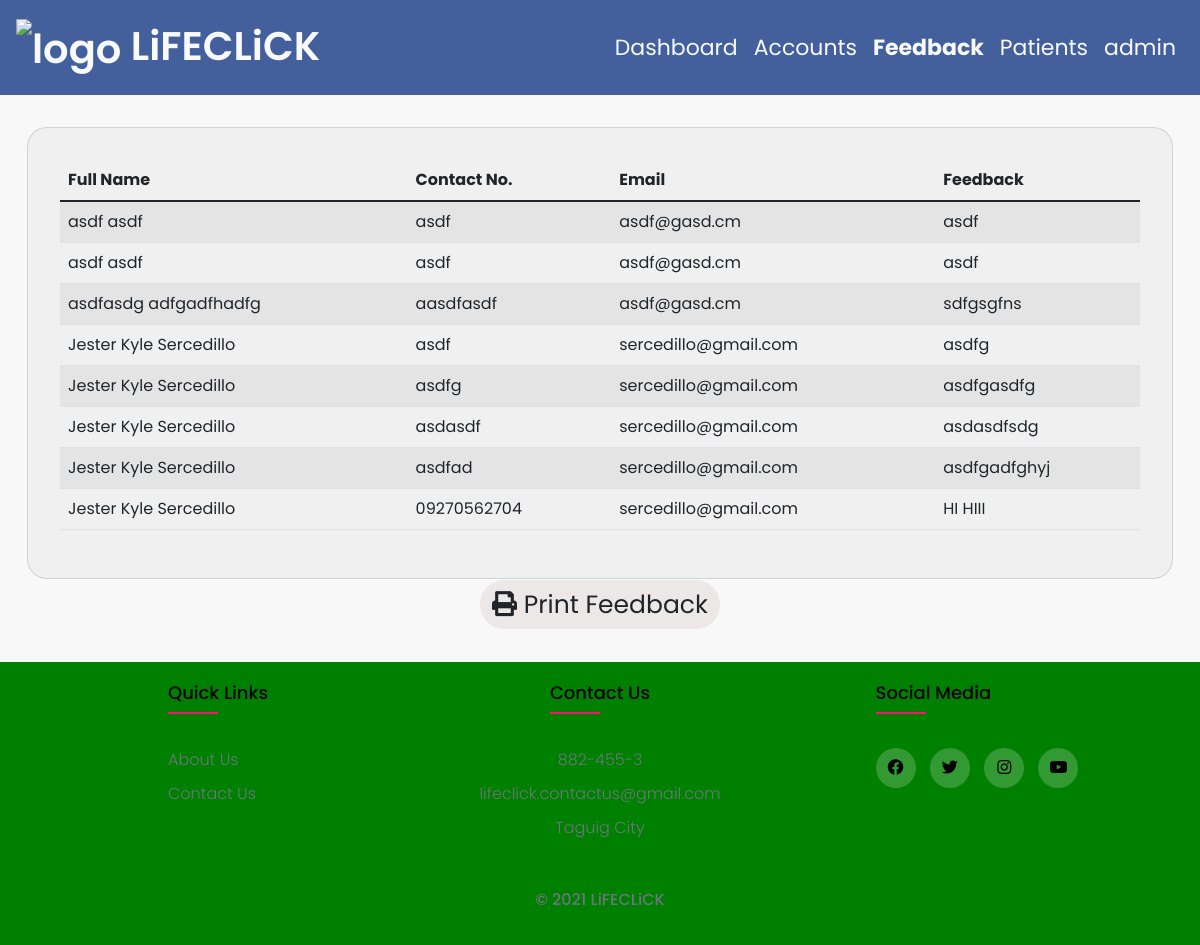
The page /admin/contact_us.php (signed in) on the database its author committed.
### tables this page shows
CREATE TABLE `feedbacks` (
  `id` int(6) UNSIGNED NOT NULL,
  `firstName` varchar(225) DEFAULT NULL,
  `lastName` varchar(225) DEFAULT NULL,
  `contactNo` varchar(225) DEFAULT NULL,
  `email` varchar(225) DEFAULT NULL,
  `feedback` varchar(225) DEFAULT NULL
);

### admin/contact_us.php (the view, shortened to what this page needs)
<?php session_start();
require_once("../include/config.php"); ?>
<!DOCTYPE html>
<html lang="en" dir="ltr">
  <head>
    <?php require_once("../include/admin/header.php") ?>
  </head>
  <body>
    <nav class="navbar navbar-expand-lg navbar-light top-nav" style="background-color: #43609C; ">
      <div style="flex-basis: 50%;">
        <a class="navbar-brand text-light" href="dashboard.php" style="font-weight:600; font-size:40px"><img width="70px" src="../assets/logooooo.png" alt="logo">&nbsp;LiFECLiCK</a>
      </div>
      <div class="collapse navbar-collapse" id="navbarSupportedContent" style="flex-basis: 50%; justify-content: flex-end;">
        <div style="display:flex; justify-content:flex-end;">
          <ul class="navbar-nav mr-auto">
            <li><a class="nav-link text-light" href="dashboard.php">Dashboard</a></li>
            <li><a class="nav-link text-light" href="accounts.php">Accounts</a></li>
            <li><a class="nav-link active-nav text-light" href="contact_us.php">Feedback</a></li>
            <li><a class="nav-link text-light" href="patients.php">Patients</a></li>
            <li class="nav-item">
            <?php
              if(isset($_SESSION['username'])){
                if(isset($_SESSION['role'])){
                  if($_SESSION['role'] == 'admin'){
                    ?>
                      <a class="nav-link text-light" href="welcome.php"><?php echo $_SESSION['username'] ?></a>
                    <?php
                  }
                }
              } else {
              ?>
                <a class="nav-link text-light" href="login.php">Log In</a>
              <?php
              }
            ?>
              </li>
          </ul>
        </div>
      </div>
    </nav>
    <?php
      $getAllAccounts = "SELECT * FROM feedbacks";
      $fetchfeedbacks = mysqli_query($conn, $getAllAccounts);
    ?>
    <section style="padding-top:2rem; padding-bottom:2rem; min-height: 70vh; background-color: #f8f8f8;" class="content-center">
      <div class="container">
          <div class="card">
            <table class="table table-striped table-hover" id="userTable">
              <thead>
                <tr>
                  <th>Full Name</th>
                  <th>Contact No.</th>
                  <th>Email</th>
                  <th>Feedback</th>
                </tr>
              </thead>
              <tbody>
                <?php
                  while($user = mysqli_fetch_object($fetchfeedbacks)){
                    ?>
                    <tr>
                      <td><?php echo $user->firstName." ".$user->lastName ?></td>
                      <td><?php echo $user->contactNo?></td>
                      <td><?php echo $user->email?></td>
                      <td><?php echo $user->feedback?></td>
                    </tr>
                    <?php
                  }
                ?>
              </tbody>
            </table>
          </div>
      </div>
      <div class="d-flex justify-content-center">
          <button class="btn btn-outline-light" type="button" name="button" style="border-radius:50px; background-color: #ede8e8; font-size: 25px; "><a href="print.php" class="text-dark" style="text-decoration: none"><i class="fas fa-print"></i> Print Feedback</button>
      </div>
    </section>
    <?php include("../include/admin/footer.php") ?>
  </body>
</html>

### css/style.css (style rules this page uses)
.top-nav { display: flex; justify-content: space-between; position:sticky; top:0px; padding:1rem; z-index: 1; }
.nav-link { font-size: 22px; }
.active-nav { font-weight: bold; }
.nav-item { width: auto; }
.card { background-color:#f0f0f0; border-radius: 20px; padding: 2rem; height: 100%; width: auto; font-size: 16px; }

### css/footer.css (style rules this page uses)
body { line-height: 1.5; font-family: 'Poppins', sans-serif; }
* { margin:0; padding:0; box-sizing: border-box; }
.container { max-width: 1170px; margin:auto; }
ul { list-style: none; }

### admin/contact_us.php (style rules this page uses)
.content-center { display: -webkit-box; display: -webkit-flex; display: -ms-flexbox; display: flex; -webkit-box-orient: vertical; -webkit-box-direction: normal; -webkit-flex-direction: column; -ms-flex-direction: column; flex-direction: column; -webkit-box-pack: center; -webkit-justify-content: center; -ms-flex-pack: center; justify-content: center; -webkit-box-align: center; -webkit-align-items: center; -ms-flex-align: center; align-items: center; }

### rows shown on the page
feedbacks: firstName "asdf", lastName "asdf", contactNo "asdf", email "asdf@gasd.cm", feedback "asdf"
feedbacks: firstName "asdf", lastName "asdf", contactNo "asdf", email "asdf@gasd.cm", feedback "asdf"
feedbacks: firstName "asdfasdg", lastName "adfgadfhadfg", contactNo "aasdfasdf", email "asdf@gasd.cm", feedback "sdfgsgfns"
feedbacks: firstName "Jester Kyle", lastName "Sercedillo", contactNo "asdf", email "sercedillo@gmail.com", feedback "asdfg"
feedbacks: firstName "Jester Kyle", lastName "Sercedillo", contactNo "asdfg", email "sercedillo@gmail.com", feedback "asdfgasdfg"
feedbacks: firstName "Jester Kyle", lastName "Sercedillo", contactNo "asdasdf", email "sercedillo@gmail.com", feedback "asdasdfsdg"
feedbacks: firstName "Jester Kyle", lastName "Sercedillo", contactNo "asdfad", email "sercedillo@gmail.com", feedback "asdfgadfghyj"
feedbacks: firstName "Jester Kyle", lastName "Sercedillo", contactNo "09270562704", email "sercedillo@gmail.com", feedback "HI HIII"

### other values the page prints
$_SESSION['username'] "admin"
